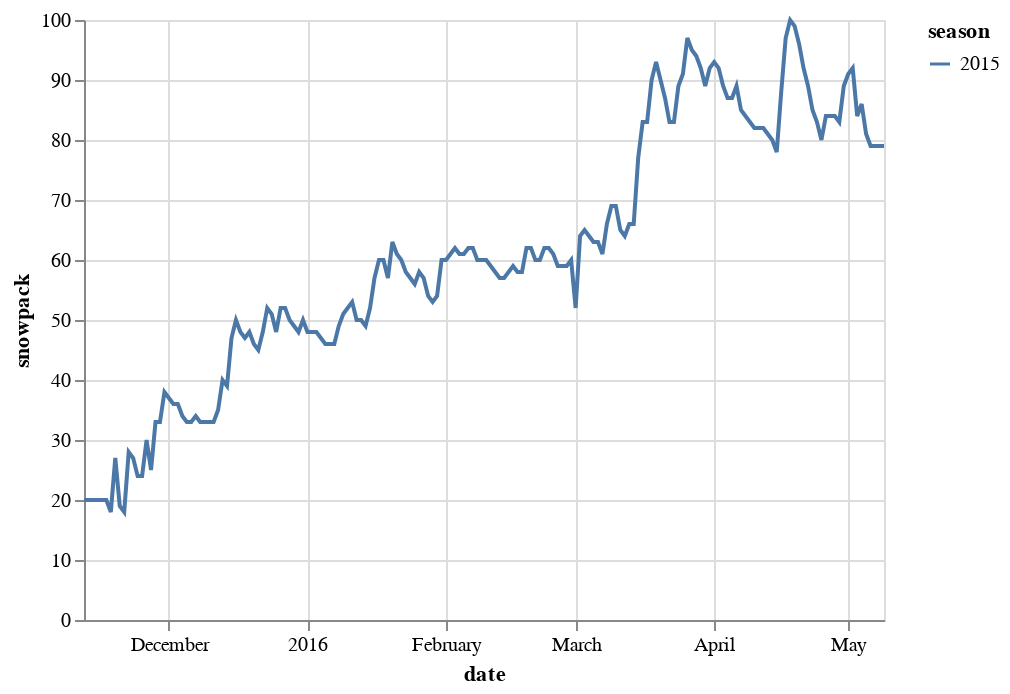

Notebook code for this chart:
### Code cell
import altair as alt
alt.Chart(snowpack[snowpack.season==2015]).mark_line().encode(
    alt.X('date'),
    alt.Y('snowpack'),
    alt.Color('season:N')
)

### Figure 1 — Vega-Lite specification as saved in the notebook (floating-point values rounded to 4 significant figures; data arrays with more than 128 entries replaced by an {"elided": "..."} marker saying what was removed)
{"config": {"view": {"continuousWidth": 400, "continuousHeight": 300}}, "data": {"name": "data-a9594716de82b1fbb9f641463288a7a9"}, "mark": "line", "encoding": {"color": {"type": "nominal", "field": "season"}, "x": {"type": "temporal", "field": "date"}, "y": {"type": "quantitative", "field": "snowpack"}}, "$schema": "https://vega.github.io/schema/vega-lite/v4.0.0.json", "datasets": {"data-a9594716de82b1fbb9f641463288a7a9": {"elided": "175 records"}}}
